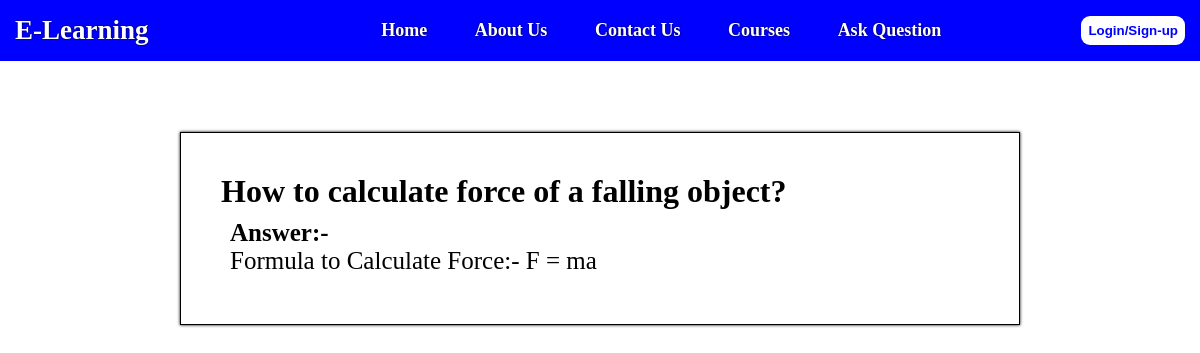
The app's page /pages/viewquestion.php?id=7 with its own data.
### tables this page shows
CREATE TABLE IF NOT EXISTS `questions` (
  `qn_id` int NOT NULL AUTO_INCREMENT,
  `question` varchar(500) NOT NULL,
  `answer` varchar(1000) NOT NULL,
  `question_by` varchar(30) NOT NULL,
  `answer_by` varchar(200) NOT NULL,
  PRIMARY KEY (`qn_id`)
);

### pages/viewquestion.php (the view, shortened to what this page needs)
<!DOCTYPE html>
<html lang="en">
<head>
</head>
<body>
<?php
    include "../includes/db.php";
    include "../includes/nav.php";
    ?>
    <section>
    <?php
    $id = $_REQUEST['id'];
    $sql = "SELECT * FROM `questions` WHERE `qn_id`='$id'";
    $result = mysqli_query($conn, $sql);
    while($row = mysqli_fetch_assoc($result)){
        ?>
            <div class="questions">
                <h3 class="question"><?php echo $row['question']; ?></h3>
                <?php
                    if($row['answer'] != ""){
                        ?>
                        <p style="padding:9px;font-size: 25px;"><?php echo "<b>Answer:-</b> <br>".$row['answer']; ?></p>
                        </div>
                        <?php
                    }
                ?>
            <?php
    }
?>
</section>
</body>
</html>

### css/style.css (style rules this page uses)
* { margin: 0; padding: 0; box-sizing: border-box; }

### pages/viewquestion.php (style rules this page uses)
section { display: flex; flex-direction: column; justify-content: center; align-items: center; padding-top: 50px; }
.questions { width:70%; padding: 40px; box-shadow: 0 0 3px black; border: 1px solid black; margin: 21px; }
.question { font-size: 2rem; }

### records on screen
questions: question "How to calculate force of a falling object?", answer "Formula to Calculate Force:- F = ma"
